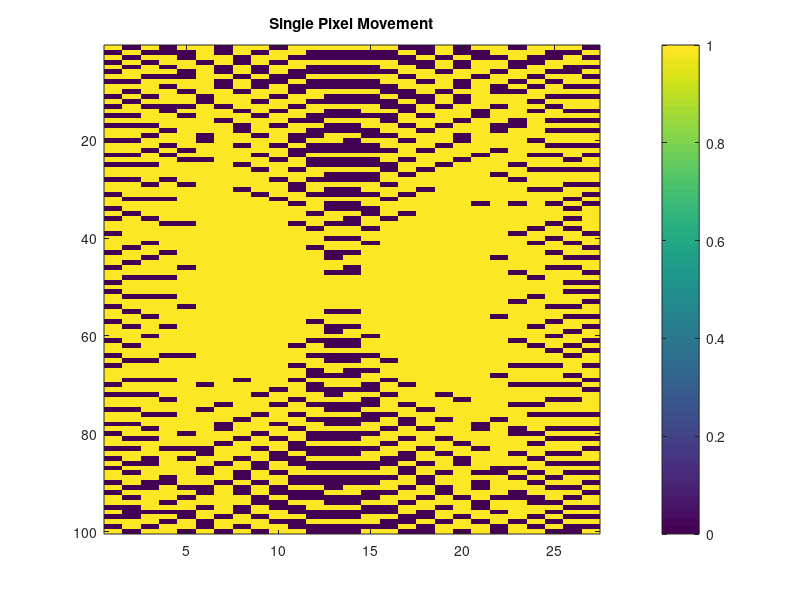

MATLAB code for this plot:
% image size
N = 100;
M = 27;

% Set scale factors (sf)
if M > N
    sf_M = 1;
    sf_N = M/N;
else
    sf_M = N/M;
    sf_N = 1;
end

% Furtherest point from centre of image
Rmax = sqrt((sf_M*M/2)^2 + (sf_N*N/2)^2);

% Density of pixel selection - smaller the smoother the curve
tstep=2*pi/360;


% Parameter to control spiral density
for a = 0.05:0.05:2

% Initialize image
matrix = zeros(N,M);


t=0;
r=0;
while r <= Rmax % When r>Rmax spiral will never re-enter the image.
    
    % Spiral Coordinates
    x=t*cos(a*t)/sf_M;
    y=(t*sin(a*t))/sf_N;

    % Distance from image centre.
    r= sqrt(x^2 + y^2);

        
    % Round to integer
    x_int = round(x+M/2);
    y_int = round(y+N/2);

    % Convert to pixel/Matrix index
    coords = [x_int,y_int];
    try linear_indices = sub2ind([N,M], coords(2), coords(1));
        % Select pixel
        matrix(linear_indices) = 1;
    catch
        % Spiral left image
    end
    
    % Shift to next pixel
    t = t+tstep;
end

figure(1)
imagesc(matrix);
title('Single Pixel Movement')
colorbar;
disp(sum(sum(matrix))/(N*M))
pause(0.5)
end